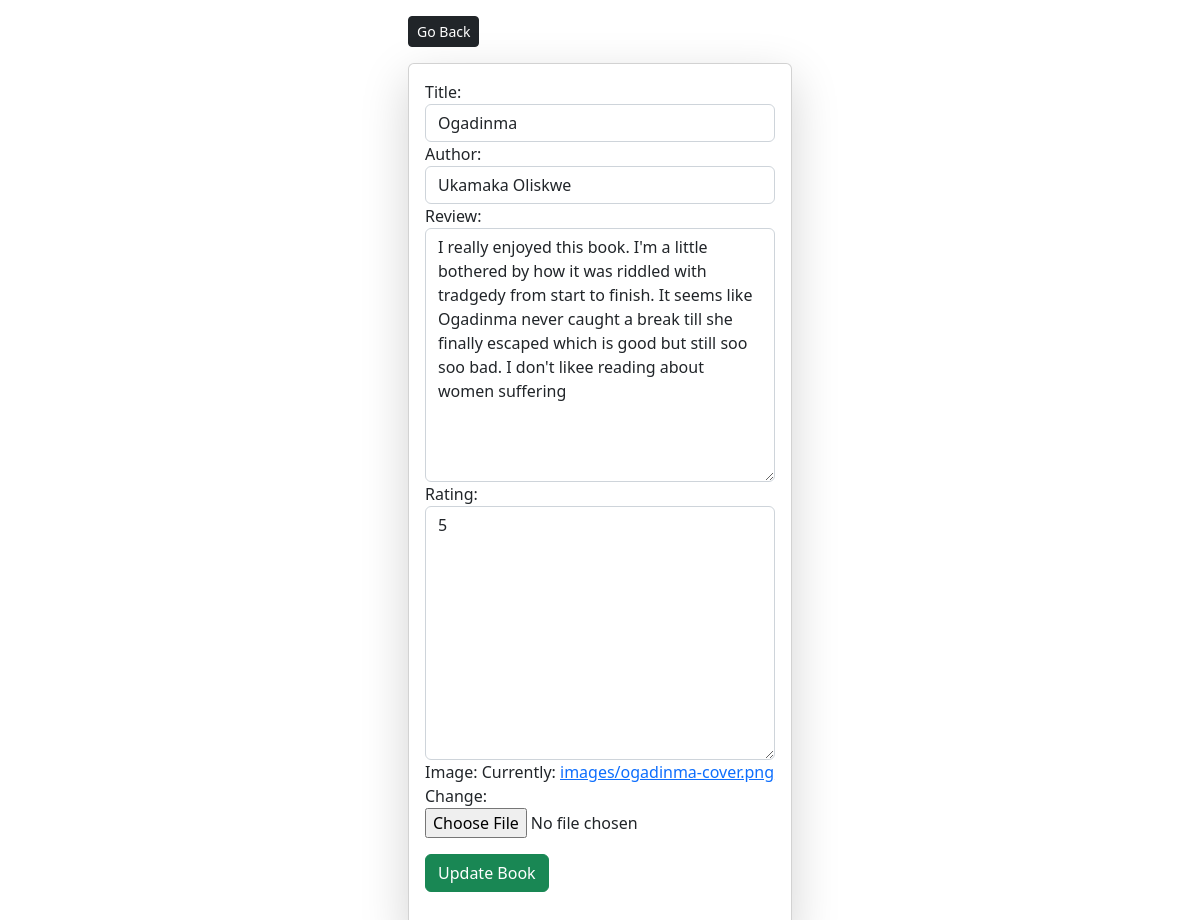
Screenshot of /edit-book/5/ with the database file from the repository.
### books/models.py (models this page shows, shortened)
class Book(models.Model):
    title = models.CharField(max_length=100)
    author = models.CharField(max_length=100)
    review = models.TextField(default="nothing to say", max_length=500)
    rating = models.IntegerField(default="5")
    image = models.ImageField(null=False, blank=False, upload_to='images/')
    created_at = models.DateTimeField(auto_now_add=True, null=True, blank=True)
    class Meta:
        ordering = ['-created_at']

### books/views.py (the view)
# urls.py: path('edit-book/<str:id>/', views.edit_book, name='edit-book'),
def edit_book(request, id):
    book = Book.objects.get(pk=id)
    form = EditBookForm(instance=book)
    if request.method == 'POST':
        form = EditBookForm(request.POST, request.FILES, instance=book)
        if form.is_valid():
            form.save()
            return redirect('home')
    context = {'form': form}
    return render(request, 'books/update-book.html', context)

### books/forms.py
class EditBookForm(ModelForm):
    class Meta:
        model = Book
        fields = '__all__'
        widgets = {
             'title': forms.TextInput(attrs={'class': 'form-control'}),
             'author': forms.TextInput(attrs={'class': 'form-control'}),
             'review': forms.Textarea(attrs={'class': 'form-control'}),
             'rating': forms.Textarea(attrs={'class': 'form-control'})
        }

### books/templates/books/update-book.html (shortened to what this page needs)
{% extends 'books/base.html' %}
{% block content %}
<div class="row justify-content-center">
    <div class="col-md-4">
        <a href="{% url 'home' %}" class="my-3 btn btn-dark btn-sm">Go Back</a>
        <div class="card shadow-lg">
            <div class="card-body">
                <form method="POST" enctype="multipart/form-data" action="">
                    <p>{{ form }}</p>
                    <button type="submit" class="btn btn-success btn-block mb-4">Update Book</button>
                </form>
            </div>
        </div>
    </div>
</div>
{% endblock %}

### rows the page displays
Book: title "Ogadinma", author "Ukamaka Oliskwe", review "I really enjoyed this book. I'm a little bothered by how it was riddled with tradgedy from start to finish. It seems like Ogadinma never caught a break till she finally escaped which is good but still soo soo bad. I don't likee reading about women suffering", rating "5"
